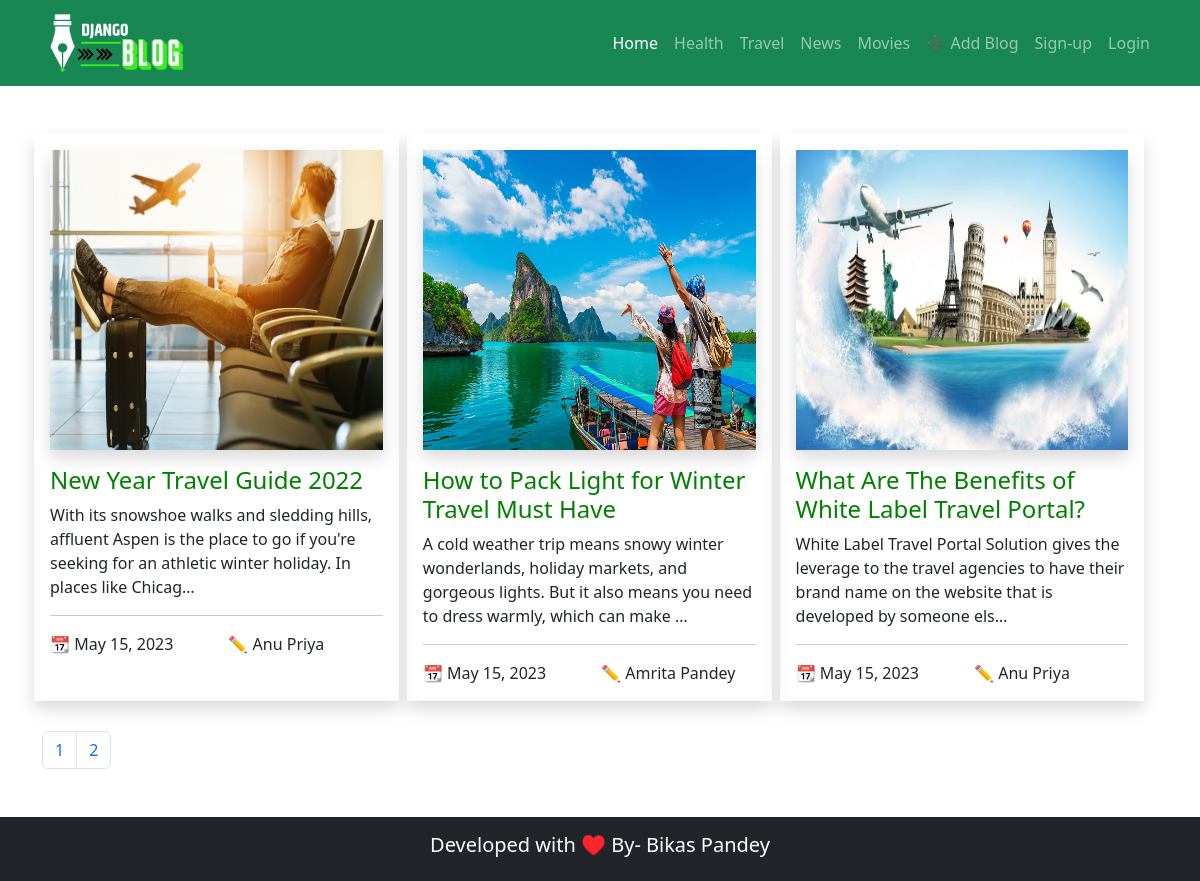
The app's page /travel with its own data.
### home/models.py (models this page shows, shortened)
class Blog(models.Model):
    title= models.CharField(max_length=100, null=True)
    slug = models.SlugField(max_length=100, unique=True, null=True)
    image= models.ImageField(upload_to='media', null=True)
    desc = models.TextField(null=True)
    author= models.CharField(max_length=100, null=True)
    author_pic = models.ImageField(upload_to='media', null=True)
    author_bio= models.TextField(null=True)
    category= models.ForeignKey(Category, on_delete=models.PROTECT, null=True)
    publish_date = models.DateField(auto_now=True, null=True)
    approved = models.BooleanField(null=True, default=False)

### pages/views.py (the view)
# urls.py: path('travel', views.travel, name='travel'),
def travel(request):
    travel_blog = Blog.objects.filter(category_id=2)
    pagination = Paginator(travel_blog, 6)
    page_number = request.GET.get('page')
    travel_blog = pagination.get_page(page_number)
    return render(request, 'travel.html', {'travel_blog': travel_blog})

### templates/travel.html (shortened to what this page needs)
{% extends 'base.html' %}
{% block content %}
<div class="container mt-5 mb-5">
    <div class="row" style="margin-bottom: 30px;">
        {% for travel in travel_blog %}
        <div class="col-md-4 shadow p-3 mx-1"  style="width: 32%;">
            <img class="shadow" src="{{travel.image.url}}" style="width: 100%; height: 300px;">
            <a href="{% url 'blog-detail' travel.slug %}" style="text-decoration:none; color:green;"><h4 class="mt-3">{{travel.title}}</h4></a>
            <p>{{travel.desc |truncatechars:150}}
                <hr>
                <div class="row">
                    <div class="col-md-6">
                        📆 {{travel.publish_date}}
                    </div>
                    <div class="col-md-6">
                        ✏️ {{travel.author}}
                    </div>
                </div>
        </div>
        {% endfor %}
    </div>
    <nav aria-label="Page navigation example">
        <ul class="pagination">
          <li class="page-item"><a class="page-link" href="?page=1">1</a></li>
          <li class="page-item"><a class="page-link" href="?page=2">2</a></li>
        </ul>
      </nav>
</div>
{% endblock content %}

### records on screen
Blog: image (picture), title "New Year Travel Guide 2022", desc "With its snowshoe walks and sledding hills, affluent Aspen is the place to go if you're seeking for an athletic winter holiday. In places like Chicag…", publish_date "May 15, 2023", author "Anu Priya"
Blog: image (picture), title "How to Pack Light for Winter Travel Must Have", desc "A cold weather trip means snowy winter wonderlands, holiday markets, and gorgeous lights. But it also means you need to dress warmly, which can make …", publish_date "May 15, 2023", author "Amrita Pandey"
Blog: image (picture), title "What Are The Benefits of White Label Travel Portal?", desc "White Label Travel Portal Solution gives the leverage to the travel agencies to have their brand name on the website that is developed by someone els…", publish_date "May 15, 2023", author "Anu Priya"
